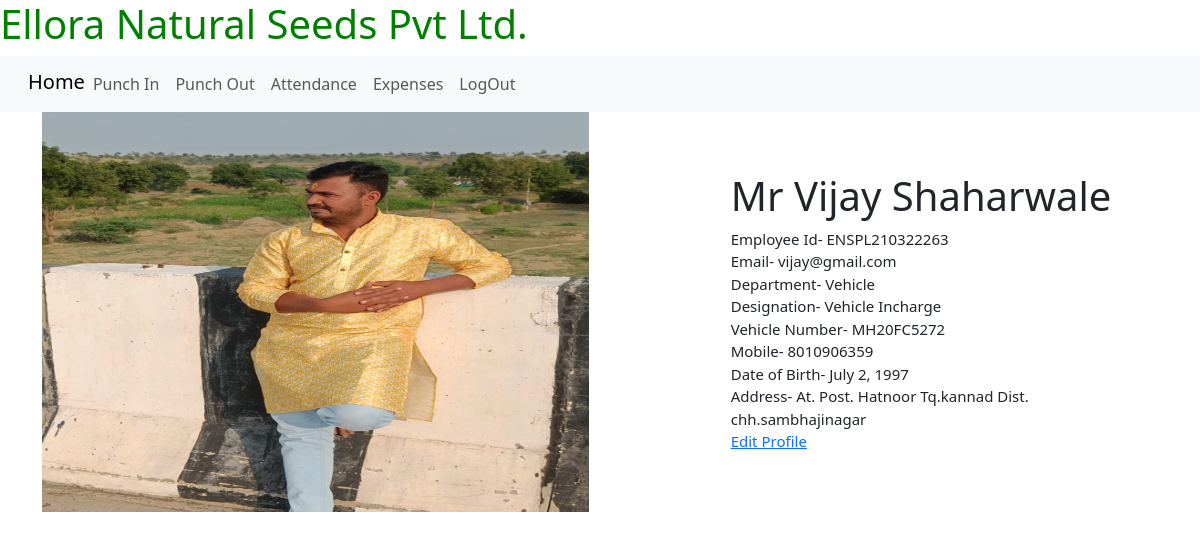
Screenshot of /profile/ (signed in) with the database file from the repository.
### ENSApp/models.py (models this page shows, shortened)
class EmployeeProfile(models.Model):
    user = models.OneToOneField(User, on_delete=models.CASCADE)
    profile_picture = models.ImageField(upload_to='images/', default='default.png')
    department = models.CharField(max_length=100)
    designation = models.CharField(max_length=100)
    vehicle_number=models.CharField(max_length=15)
    phone_number = models.CharField(max_length=20)
    birth_date = models.DateField(null=True, blank=True)
    address = models.CharField(max_length=200)
    work_location = models.CharField(max_length=30, blank=True)

### ENSApp/views.py (the view)
# urls.py: path('profile/', profile, name='profile'),
@login_required
def profile(request):
    try:
        user = request.user
        user_profile = EmployeeProfile.objects.get(user=user)
    except EmployeeProfile.DoesNotExist:
        return render(request, 'base.html')
    return render(request, 'profile.html', {'user': user, 'user_profile': user_profile})

### ENSApp/templates/profile.html (shortened to what this page needs)
{% load static %}
<!doctype html>
<html lang="Eng">
  <head>
    <link rel="stylesheet" href="https://cdn.jsdelivr.net/npm/bootstrap@5.3.0-alpha1/dist/css/bootstrap.rtl.min.css">
  </head>
  <body>
    <h1 style = "color:green;"> Ellora Natural Seeds Pvt Ltd.</h1>
    <nav class="navbar navbar-expand-lg bg-body-tertiary">
      <div class="container-fluid">
        <H4><a class="navbar-brand" href="#">Home</a></H4>
        <div class="collapse navbar-collapse" id="navbarNavAltMarkup">
          <div class="navbar-nav">
            <a class="nav-link" href="{% url 'punch_in' %}">Punch In</a>
            <a class="nav-link" href="{% url 'punch_out' %}">Punch Out</a>
            <a class="nav-link" href="{% url 'attendance' %}">Attendance</a>
            <a class="nav-link" href="{% url 'total_cost' %}">Expenses</a>
            <a class="nav-link" href="{% url 'logout' %}">LogOut</a>
          </div>
        </div>
      </div>
    </nav>
    <div class="container">
    <div class="image">
    <img src="{{user_profile.profile_picture.url}}" alt="Profile Picture" width="700" height="400" loading="lazy">
  </div>
  <div class="text">
  <p>
    <h1>{{ user.first_name }} {{ user.last_name }}</h1>
        Employee Id- {{ user.username }}</br>
        Email- {{ user.email }}</br>
        Department- {{ user_profile.department }}</br>
        Designation- {{ user_profile.designation }}</br>
        Vehicle Number- {{ user_profile.vehicle_number }}</br>
        Mobile- {{ user_profile.phone_number }}</br>
        Date of Birth- {{ user_profile.birth_date }}</br>
        Address- {{ user_profile.address }}</br>
        <a href="{% url 'edit_profile' %}">Edit Profile</a>
  </p>
</div>
</div>
  </body>
</html>

### ENSApp/templates/profile.html (style rules this page uses)
.container { display: flex; align-items: center; justify-content: flex-start }
img { max-width: 80%; max-height:50%; }
.text { font-size: 15px; padding-left: 5px; }

### rows the page displays
EmployeeProfile: profile_picture (picture), department "Vehicle", designation "Vehicle Incharge", vehicle_number "MH20FC5272", phone_number "8010906359", birth_date "July 2, 1997", address "At. Post. Hatnoor Tq.kannad Dist. chh.sambhajinagar"

### other values shown
{{ user.first_name }} "Mr Vijay"
{{ user.last_name }} "Shaharwale"
{{ user.username }} "ENSPL210322263"
{{ user.email }} "vijay@gmail.com"
